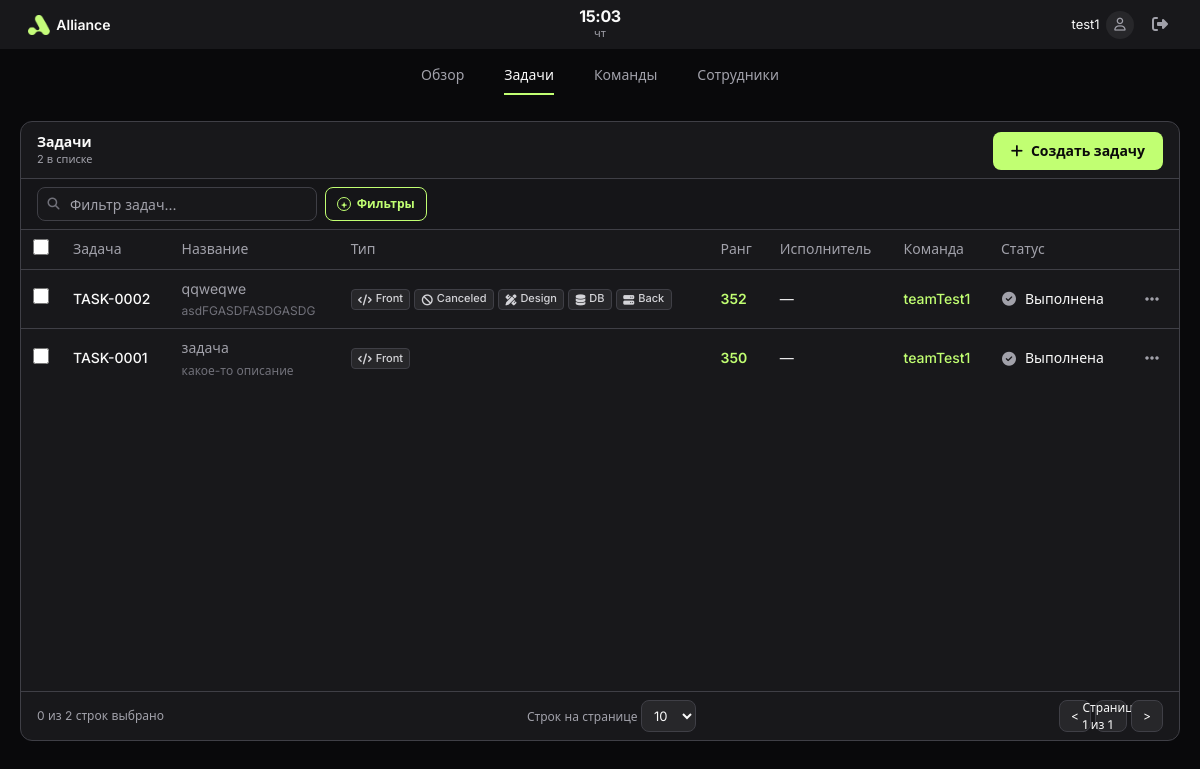
/manager/tasks/ (signed in), run on an earlier commit of the app's database.
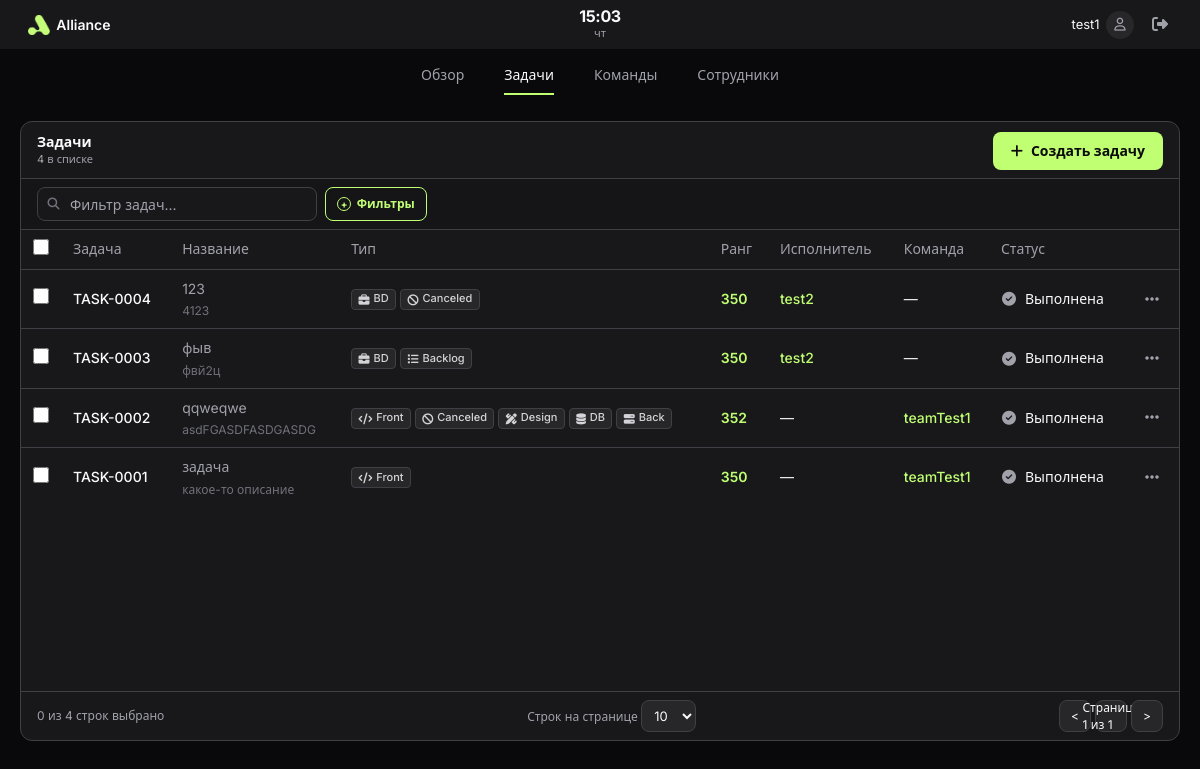
And on a later commit of the database.
### tasks/models.py (models this page shows, shortened)
class Task(models.Model):
    TYPE_CHOICES = [
        ('BD', 'BD'),
        ('Front', 'Front'),
        ('Backlog', 'Backlog'),
        ('Canceled', 'Canceled'),
        ('Design', 'Design'),
        ('DB', 'DB'),
        ('Back', 'Back'),
    ]
    STATUS_CHOICES = [
        ('open', 'Открыта'),
        ('in_progress', 'В работе'),
        ('pending_review', 'На проверке'),
        ('completed', 'Выполнена'),
        ('failed', 'Провалена'),
    ]
    title = models.CharField(max_length=200)
    description = models.TextField()
    link = models.URLField(max_length=500, blank=True, help_text='Внешняя ссылка (например, репозиторий GitHub)')
    types = models.JSONField(default=default_task_types, blank=True)
    rank = models.IntegerField(default=350, help_text="Изменение рейтинга при выполнении")
    due_date = models.DateTimeField()
    status = models.CharField(max_length=20, choices=STATUS_CHOICES, default='open')
    assigned_to = models.ForeignKey(
        settings.AUTH_USER_MODEL,
        on_delete=models.SET_NULL,
        null=True, blank=True,
        related_name='tasks'
    )
    team = models.ForeignKey(
        'Team',
        on_delete=models.SET_NULL,
        null=True, blank=True,
        related_name='tasks'
    )
    created_by = models.ForeignKey(
        settings.AUTH_USER_MODEL,
        on_delete=models.CASCADE,
        related_name='created_tasks'
    )
    created_at = models.DateTimeField(auto_now_add=True)
    completed_by = models.ForeignKey(
        settings.AUTH_USER_MODEL,
        on_delete=models.SET_NULL,
        null=True,
        blank=True,
        related_name='completed_tasks',
    )
    completed_at = models.DateTimeField(null=True, blank=True)
    submitted_by = models.ForeignKey(
        settings.AUTH_USER_MODEL,
        on_delete=models.SET_NULL,
        null=True,
        blank=True,
        related_name='submitted_tasks',
    )
    submitted_at = models.DateTimeField(null=True, blank=True)
    def is_terminal(self):
        return self.status in ('completed', 'failed')
    def is_overdue(self):
        return not self.is_terminal() and timezone.now() > self.due_date
    def priority_label(self):
        if self.rank > 600:
            key = 'High'
        elif self.rank > 300:
            key = 'Medium'
        else:
            key = 'Low'
        return PRIORITY_LABELS[key]
    def status_ui_label(self):
        return STATUS_UI_LABELS.get(self.status, self.status)
    @property
    def task_code(self):
        return f'TASK-{self.pk:04d}'

class Team(models.Model):
    name = models.CharField(max_length=100)
    description = models.TextField(blank=True)
    manager_notes = models.TextField(
        blank=True,
        verbose_name='Заметки менеджера',
        help_text='Видны только менеджерам',
    )
    members = models.ManyToManyField(
        settings.AUTH_USER_MODEL,
        related_name='teams',
        blank=True,
        limit_choices_to={'role': 'worker'},
        verbose_name='Участники',
    )
    target_types = models.JSONField(
        default=list,
        blank=True,
        help_text='Типы задач, под которые собрана команда',
    )
    synergy_score = models.FloatField(
        default=5.0,
        help_text='Слаженность команды по завершённым командным задачам (1–10)',
    )
    cohesion_score = models.FloatField(
        default=5.0,
        help_text='Средняя совместимость участников (1–10)',
    )
    dominant_task_type = models.CharField(max_length=20, blank=True)
    tasks_completed_count = models.PositiveIntegerField(default=0)
    tasks_failed_count = models.PositiveIntegerField(default=0)
    created_by = models.ForeignKey(
        settings.AUTH_USER_MODEL,
        on_delete=models.CASCADE,
        related_name='created_teams'
    )
    created_at = models.DateTimeField(auto_now_add=True)

### accounts/models.py (models this page shows, shortened)
class User(AbstractUser):
    ROLE_CHOICES = (
        ('manager', 'Менеджер'),
        ('worker', 'Работник'),
    )
    role = models.CharField(max_length=10, choices=ROLE_CHOICES, default='worker')
    rating = models.IntegerField(default=0)
    full_name = models.CharField(max_length=100, blank=True, verbose_name='Полное имя')
    phone = models.CharField(max_length=20, blank=True, verbose_name='Телефон')
    address = models.CharField(max_length=200, blank=True, verbose_name='Адрес')
    website = models.URLField(blank=True, verbose_name='Сайт')
    github = models.CharField(max_length=100, blank=True, verbose_name='GitHub')
    twitter = models.CharField(max_length=100, blank=True, verbose_name='Twitter')
    telegram = models.CharField(max_length=100, blank=True, verbose_name='Telegram')
    specialization = models.CharField(
        max_length=20,
        blank=True,
        help_text='Основная специализация (код типа задачи: Front, Back, …)',
    )
    collaboration_score = models.FloatField(
        default=5.0,
        validators=[MinValueValidator(1), MaxValueValidator(10)],
        help_text='Насколько эффективен в команде (1–10)',
    )
    reliability_score = models.FloatField(
        default=5.0,
        validators=[MinValueValidator(1), MaxValueValidator(10)],
        help_text='Надёжность по solo-задачам (1–10)',
    )
    solo_tasks_completed = models.PositiveIntegerField(default=0)
    solo_tasks_failed = models.PositiveIntegerField(default=0)
    team_tasks_completed = models.PositiveIntegerField(default=0)
    team_tasks_failed = models.PositiveIntegerField(default=0)
    velocity_score = models.FloatField(
        default=5.0,
        validators=[MinValueValidator(1), MaxValueValidator(10)],
        help_text='Скорость и соблюдение сроков (1–10)',
    )
    type_stats = models.JSONField(
        default=dict,
        blank=True,
        help_text='Статистика по типам задач: completed, failed, on_time',
    )

### tasks/views/tasks.py (the view)
# urls.py: path('manager/tasks/', manager_tasks, name='manager_tasks'),
@login_required
def manager_tasks(request):
    if request.user.role != 'manager':
        return redirect('dashboard')
    show_create_modal = False
    show_edit_modal = False
    form = TaskForm()
    edit_form = None
    edit_task = None
    prefill_worker = None
    prefill_team = None
    if request.method == 'POST':
        form_type = request.POST.get('form_type', 'create')
        if form_type == 'edit':
            edit_task = get_object_or_404(Task, pk=request.POST.get('task_id'))
            if not task_editable(edit_task):
                return redirect('manager_tasks')
            edit_form = TaskForm(request.POST, instance=edit_task)
            if edit_form.is_valid():
                save_task_from_form(edit_form, request.user, is_create=False)
                return redirect('manager_tasks')
            show_edit_modal = True
            form = TaskForm()
        else:
            form = TaskForm(request.POST)
            if form.is_valid():
                save_task_from_form(form, request.user)
                return redirect('manager_tasks')
            show_create_modal = True
    else:
        form_initial = {}
        prefill_worker = None
        prefill_team = None
        if request.GET.get('create') or request.GET.get('assign_worker') or request.GET.get('assign_team'):
            show_create_modal = True
        if request.GET.get('assign_worker'):
            prefill_worker = get_object_or_404(
                User, pk=request.GET.get('assign_worker'), role='worker',
            )
            form_initial['assigned_to'] = prefill_worker
        elif request.GET.get('assign_team'):
            prefill_team = get_object_or_404(Team, pk=request.GET.get('assign_team'))
            form_initial['team'] = prefill_team
        if form_initial or show_create_modal:
            form = TaskForm(initial=form_initial)
        edit_id = request.GET.get('edit')
        if edit_id:
            edit_task = get_object_or_404(Task, pk=edit_id)
            if task_editable(edit_task):
                edit_form = TaskForm(instance=edit_task)
                show_edit_modal = True
    ctx = manager_tasks_queryset(request)
    ctx.update({
        'form': form,
        'edit_form': edit_form,
        'edit_task': edit_task,
        'show_create_modal': show_create_modal,
        'show_edit_modal': show_edit_modal,
        'type_choices': Task.TYPE_CHOICES,
        'prefill_worker': prefill_worker,
        'prefill_team': prefill_team,
        'tasks_detail_map': tasks_detail_map_from_page(ctx['page_obj'], request),
        'page_ctx': {'manager_view': True},
    })
    return render(request, 'tasks/manager_tasks.html', ctx)

### tasks/models.py (called while the page is built)
def default_task_types():
    return ['BD']

### tasks/task_detail.py (called while the page is built)
def _fmt_dt(dt):
    if not dt:
        return ''
    return timezone.localtime(dt).strftime('%d.%m.%Y %H:%M')

def tasks_detail_map_from_page(page_obj, request=None, *, row_key='task'):
    result = {}
    for item in page_obj:
        task = item[row_key] if isinstance(item, dict) else item
        extra = {}
        if isinstance(item, dict):
            if 'worker_rating_change' in item:
                extra['worker_rating_change'] = item['worker_rating_change']
            if 'task_rank_signed' in item:
                extra['task_rank_signed'] = item['task_rank_signed']
        result[str(task.pk)] = build_task_detail_payload(task, request, **extra)
    return result

### tasks/templatetags/task_ui.py (called while the page is built)
@register.filter
def status_icon(status):
    return STATUS_ICONS.get(status, 'fa-regular fa-circle')

@register.filter
def task_type_icon(task_type):
    return TYPE_ICONS.get(task_type, 'fa-tag')

### tasks/type_utils.py (called while the page is built)
def normalize_type_codes(codes):
    return [code for code in codes if code in VALID_TASK_TYPE_CODES]

def parse_type_filters(request):
    return normalize_type_codes(request.GET.getlist('type'))

### templates/tasks/manager_tasks.html (shortened to what the changed rows need)
{% extends 'manager/base_manager.html' %}
{% load static task_ui %}
{% block body_class %}mg-tasks-page{% endblock %}
{% block extra_head %}
<link rel="stylesheet" href="{% static 'css/manager-dashboard.css' %}">
<link rel="stylesheet" href="{% static 'css/task-detail-modal.css' %}">
<link rel="stylesheet" href="{% static 'css/mg-assign-picker.css' %}">
<link rel="stylesheet" href="{% static 'css/deadline-picker.css' %}">
<link rel="stylesheet" href="https://cdn.jsdelivr.net/npm/flatpickr/dist/flatpickr.min.css">
{% endblock %}
{% block content %}
<div class="mg-page mg-tasks-canvas">
    <section class="wa-panel mg-tasks-panel mg-tasks-panel--canvas">
        <div class="mg-tasks-panel__head mg-tasks-panel__head--row">
            <div>
                <h1 class="mg-tasks-panel__title">Задачи</h1>
                <p class="mg-tasks-panel__meta">{{ page_obj.paginator.count }} в списке</p>
            </div>
        </div>
        <div class="wa-table-wrap mg-tasks-table-wrap">
            <table class="wa-table" id="mg-task-table">
                <thead>
                    <tr>
                        <th style="width:40px"><input type="checkbox" class="wa-check" id="mg-check-all" aria-label="Выбрать все"></th>
                        <th>Задача</th>
                        <th>Название</th>
                        <th>Тип</th>
                        <th>Ранг</th>
                        <th>Исполнитель</th>
                        <th>Команда</th>
                        <th>Статус</th>
                        <th style="width:48px"></th>
                    </tr>
                </thead>
                <tbody>
                    {% for task in page_obj %}
                    <tr class="wa-task-row--openable" data-task-id="{{ task.pk }}" role="button" tabindex="0" aria-label="Открыть {{ task.task_code }}">
                        <td><input type="checkbox" class="wa-check" aria-label="Выбрать {{ task.task_code }}"></td>
                        <td class="wa-task-id">{{ task.task_code }}</td>
                        <td>
                            <span class="wa-title-cell__desc">{{ task.title }}</span>
                            {% if task.description %}
                            <span class="wa-title-cell__meta">{{ task.description|truncatechars:60 }}</span>
                            {% endif %}
                        </td>
                        <td>{% include 'includes/task_type_pills.html' with task=task only %}</td>
                        <td><span class="mg-rank--pos">{{ task.rank }}</span></td>
                        <td>
                            {% if task.assigned_to %}
                            <a href="{% url 'worker_profile' task.assigned_to.username %}" class="wa-link">
                                {{ task.assigned_to.full_name|default:task.assigned_to.username }}
                            </a>
                            {% else %}—{% endif %}
                        </td>
                        <td>
                            {% if task.team %}
                            <a href="{% url 'team_detail' task.team.pk %}" class="wa-link">{{ task.team.name }}</a>
                            {% else %}—{% endif %}
                        </td>
                        <td>
                            <span class="wa-cell-status">
                                <i class="fa-solid {{ task.status|status_icon }}"></i>
                                {{ task.status_ui_label }}
                            </span>
                        </td>
                        <td>
                            {% include 'includes/mg_task_actions.html' %}
                        </td>
                    </tr>
                    {% endfor %}
                </tbody>
            </table>
        </div>
        <footer class="wa-footer">
            <span><span id="mg-selected-count">0</span> из {{ page_obj.paginator.count }} строк выбрано</span>
            <form method="get" class="wa-footer__per-page">
                <label>Строк на странице
                </label>
            </form>
            <nav class="wa-pagination" aria-label="Пагинация">
                {% if page_obj.has_previous %}
                <a href="?page={{ page_obj.previous_page_number }}&q={{ query|urlencode }}&per_page={{ per_page }}{% for t in type_filters %}&type={{ t }}{% endfor %}" class="wa-pagination__btn">&lt;</a>
                {% else %}
                <span class="wa-pagination__btn wa-pagination__btn--disabled">&lt;</span>
                {% endif %}
                <span>Страница {{ page_obj.number }} из {{ page_obj.paginator.num_pages|default:1 }}</span>
                {% if page_obj.has_next %}
                <a href="?page={{ page_obj.next_page_number }}&q={{ query|urlencode }}&per_page={{ per_page }}{% for t in type_filters %}&type={{ t }}{% endfor %}" class="wa-pagination__btn">&gt;</a>
                {% else %}
                <span class="wa-pagination__btn wa-pagination__btn--disabled">&gt;</span>
                {% endif %}
            </nav>
        </footer>
    </section>
</div>
{% endblock %}

### templates/includes/task_type_pills.html
{% load task_ui %}
<div class="wa-type-pills">
    {% for type_code in task.types %}
    <span class="mg-type-pill" title="{{ type_code }}">
        <i class="fa-solid {{ type_code|task_type_icon }}" aria-hidden="true"></i>
        {{ type_code }}
    </span>
    {% empty %}
    <span class="mg-type-pill">—</span>
    {% endfor %}
</div>

### templates/includes/mg_task_actions.html (shortened to what this page needs)
<div class="wa-actions">
    <button type="button" class="wa-actions__toggle" aria-label="Действия"><i class="fa-solid fa-ellipsis"></i></button>
</div>

What changed in the data, as far as the page shows it:
added Task: task_code "TASK-0004", title "123", description "4123", types "BD" "Canceled", rank "350", assigned_to.full_name "test2", status_ui_label "Выполнена"
added Task: task_code "TASK-0003", title "фыв", description "фвй2ц", types "BD" "Backlog", rank "350", assigned_to.full_name "test2", status_ui_label "Выполнена"
Also different on the page:
{{ page_obj.paginator.count }}: "2" → "4"
